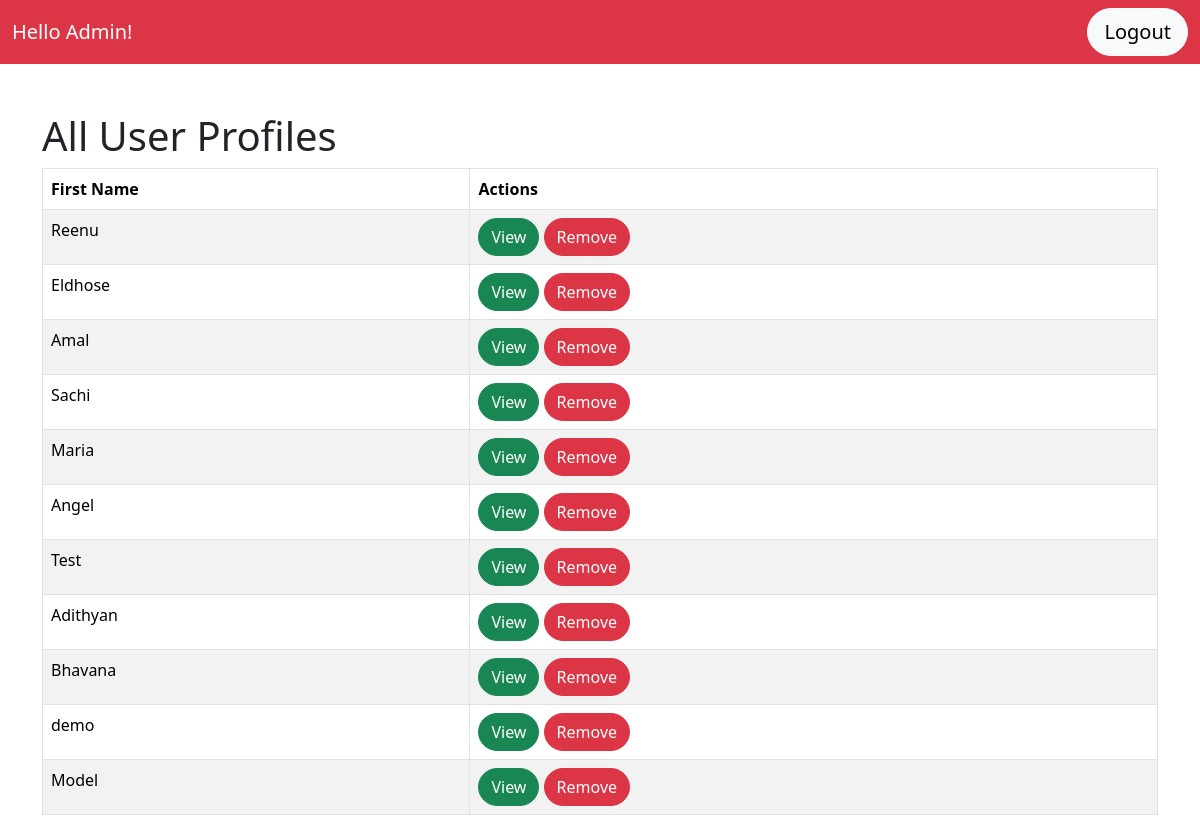
The app's page /admin.php, older data.
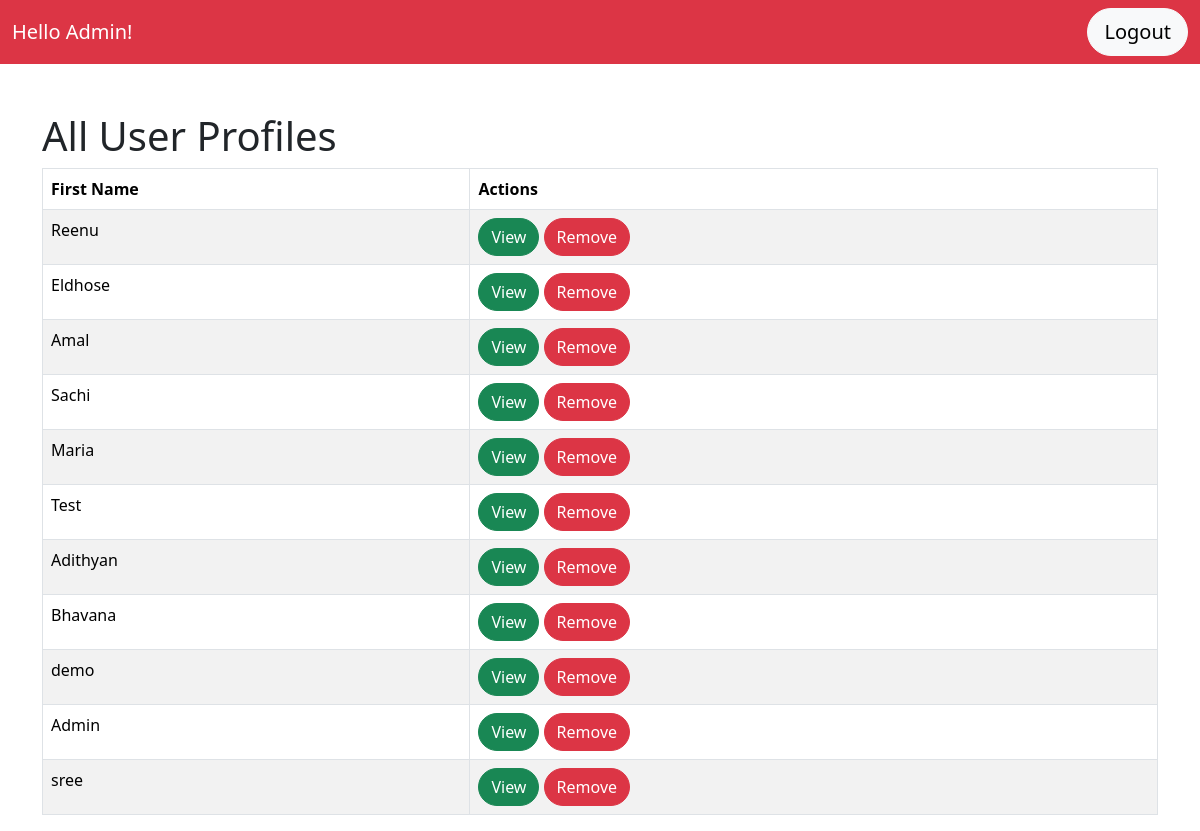
The same page, newer data.
### tables this page shows
CREATE TABLE IF NOT EXISTS `profile` (
  `id` int NOT NULL AUTO_INCREMENT,
  `email` varchar(500) NOT NULL,
  `password` varchar(500) NOT NULL,
  `firstName` varchar(50) NOT NULL,
  `lastName` varchar(50) NOT NULL,
  `city` varchar(50) NOT NULL,
  `bio` varchar(500) NOT NULL,
  `birthDate` date NOT NULL,
  `gender` varchar(50) NOT NULL,
  `hobby` varchar(255) NOT NULL,
  `Job` varchar(255) NOT NULL,
  `Disabled_stats` varchar(10) NOT NULL,
  `imgUrl` text NOT NULL,
  `receive_notification` tinyint(1) NOT NULL DEFAULT '0',
  `Disability` varchar(255) NOT NULL,
  `disabilitytype` varchar(100) NOT NULL,
  `user_role` text NOT NULL,
  `created_date` datetime NOT NULL DEFAULT CURRENT_TIMESTAMP,
  `modified_date` datetime DEFAULT NULL,
  PRIMARY KEY (`id`),
  UNIQUE KEY `email` (`email`)
);

### admin.php (the view, shortened to what this page needs)
<?php
$connection = getConnection();
$errors = [];
try {
    $queryForProfiles = "SELECT id, firstName, lastName FROM profile WHERE id != 999";
    $stmt = $connection->prepare($queryForProfiles);
    $stmt->execute();
    $profiles = $stmt->fetchAll(PDO::FETCH_ASSOC);
} catch (Exception $e) {
    $errors[] = "Error fetching profiles: " . $e->getMessage();
}
?>
<!DOCTYPE html>
<html lang="en">
<head>
    <link href="https://cdn.jsdelivr.net/npm/bootstrap@5.3.3/dist/css/bootstrap.min.css" rel="stylesheet">
</head>
<body>
    <header>
        <nav class="navbar navbar-dark bg-danger">
            <div class="container-fluid">
                <span class="navbar-brand mb-0 h1">Hello Admin!</span>
                <a href="./logout.php" class="btn btn-lg btn-light" style="border-radius: 30px;">Logout</a>
            </div>
        </nav>
    </header>
    <main class="container mt-5">
        <h1>All User Profiles</h1>
        <table class="table table-bordered table-hover table-striped">
            <thead class="thead-dark">
                <tr>
                    <th scope="col">First Name</th>
                    <th scope="col">Actions</th>
                </tr>
            </thead>
            <tbody>
                <?php if (count($profiles) > 0): ?>
                    <?php foreach ($profiles as $profile): ?>
                        <tr>
                            <td><?= htmlspecialchars($profile['firstName']) ?></td>
                            <td>
                                <a href="./full-profile.php?id=<?= $profile['id'] ?>"
                                   class="btn btn-success" style="border-radius: 30px;">View</a>
                                <a href="./admin.php?delete_id=<?= $profile['id'] ?>"
                                   class="btn btn-danger" style="border-radius: 30px;"
                                   onclick="return confirm('Are you sure you want to delete this profile?');">
                                   Remove
                                </a>
                            </td>
                        </tr>
                    <?php endforeach; ?>
                <?php else: ?>
                    <tr class="text-center">
                        <td colspan="2">No profiles found</td>
                    </tr>
                <?php endif; ?>
            </tbody>
        </table>
    </main>
</body>
</html>

Row changes from the older to the newer data that the page shows:
removed profile: firstName "Angel"
removed profile: firstName "Model"
added profile: firstName "Admin"
added profile: firstName "sree"
